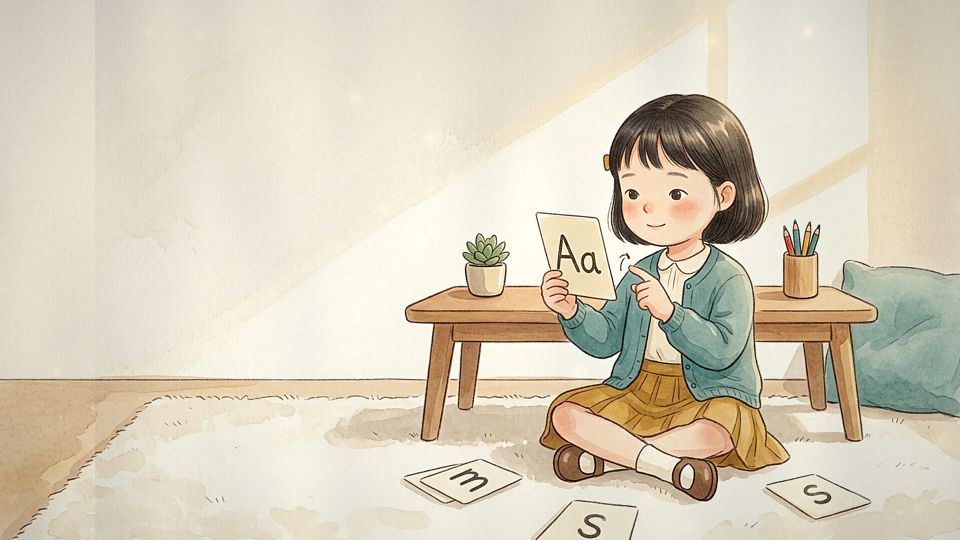
#> input picture assets/animation/stills/milestone-1-0.80s.png, 1920 x 1080 px (shown at 1/2 size)
$ python label_guide.py
#> lines starting #> are read from the running program, lines starting #| are printed output that depends on the picture
#!/usr/bin/env python3
"""Generate a label-placement guide: where each milestone leaves clean ivory space."""

import os

import numpy as np
from PIL import Image, ImageDraw

HERE = os.path.dirname(os.path.abspath(__file__))
ROOT = os.path.abspath(os.path.join(HERE, "..", ".."))
STILLS = os.path.join(ROOT, "assets", "animation", "stills")
OUT = os.path.join(ROOT, "assets", "animation", "label-safe-areas.png")

# clean-paper rectangles in 0..1 frame coords, derived from the rendered stills
ZONES = [
    # (x0, y0, x1, y1) — deliberately conservative, well clear of the artwork
    (0.030, 0.060, 0.450, 0.470),
    (0.030, 0.200, 0.415, 0.520),
    (0.625, 0.120, 0.970, 0.530),
    (0.030, 0.060, 0.365, 0.430),
    (0.030, 0.060, 0.510, 0.395),
]
CAPTIONS = [
    "1  Letter sounds",
    "2  Blending  c-a-t",
    "3  Phonics patterns",
    "4  Beginner reader",
    "5  Chapter book",
]

CELL_W, CELL_H = 768, 432
PAD = 26
INK = (62, 74, 72)
TEAL = (52, 104, 100)
MUSTARD = (176, 137, 55)
IVORY = (247, 242, 229)


def dashed(draw, box, colour, width=3, dash=14, gap=9):
    x0, y0, x1, y1 = box
    for (ax, ay, bx, by) in ((x0, y0, x1, y0), (x1, y0, x1, y1),
                             (x1, y1, x0, y1), (x0, y1, x0, y0)):
        length = max(abs(bx - ax), abs(by - ay))
        steps = max(int(length // (dash + gap)), 1)
        for s in range(steps + 1):
            t0 = s * (dash + gap) / length
            t1 = min((s * (dash + gap) + dash) / length, 1.0)
            draw.line(
                [ax + (bx - ax) * t0, ay + (by - ay) * t0,
                 ax + (bx - ax) * t1, ay + (by - ay) * t1],
                fill=colour, width=width,
            )


def main() -> int:
    files = sorted(os.listdir(STILLS))
    cols, rows = 3, 2
    W = PAD + cols * (CELL_W + PAD)
    H = 120 + PAD + rows * (CELL_H + PAD + 34)
    sheet = Image.new("RGB", (W, H), IVORY)
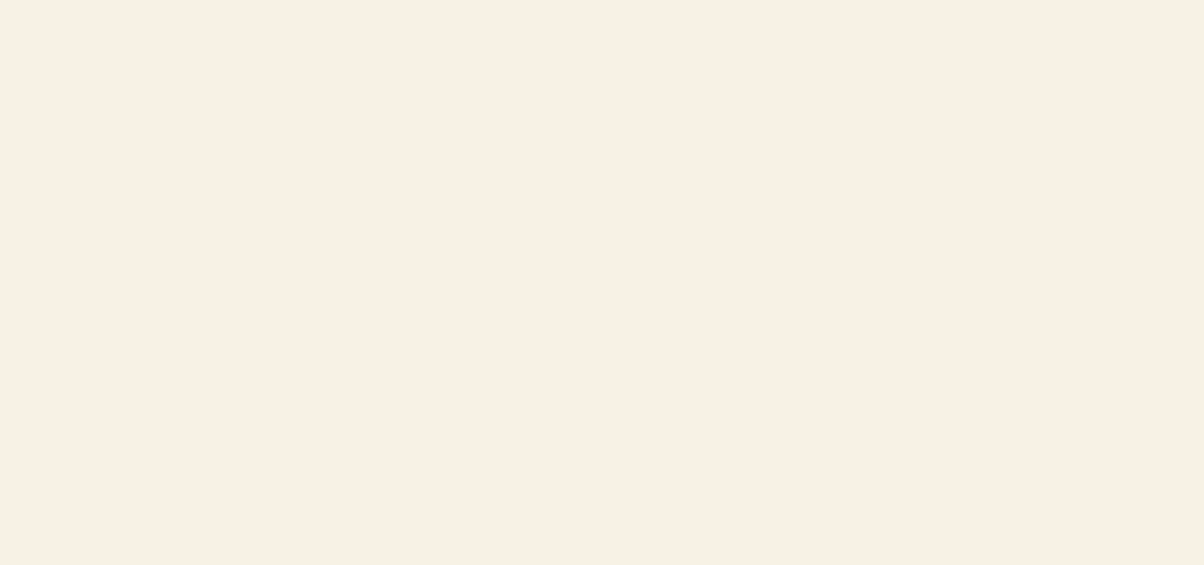
#> sheet: PIL image 2408x1130 RGB (shown at 1/2 size); mean R, G, B 247, 242, 229
    d = ImageDraw.Draw(sheet)

    d.text((PAD, 34), "FROM PHONICS TO READING  -  label safe areas (16:9, 1920x1080)",
           fill=INK)
    d.text((PAD, 62), "dashed box = clean paper reserved for your text; nothing in the "
                      "animation enters it except drifting dust motes",
           fill=(110, 118, 112))

    for i, f in enumerate(files):
        im = Image.open(os.path.join(STILLS, f)).convert("RGB").resize(
            (CELL_W, CELL_H), Image.LANCZOS)
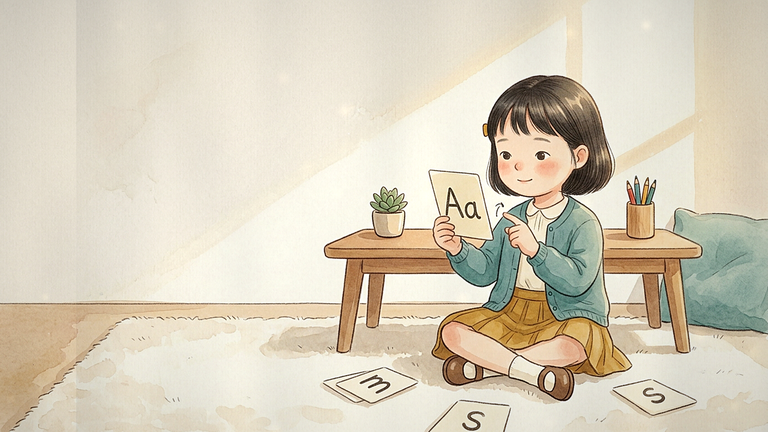
#> im: PIL image 768x432 RGB; mean R, G, B 215.5, 206.6, 187
        cx = PAD + (i % cols) * (CELL_W + PAD)
        cy = 120 + PAD + (i // cols) * (CELL_H + PAD + 34)
        sheet.paste(im, (cx, cy))
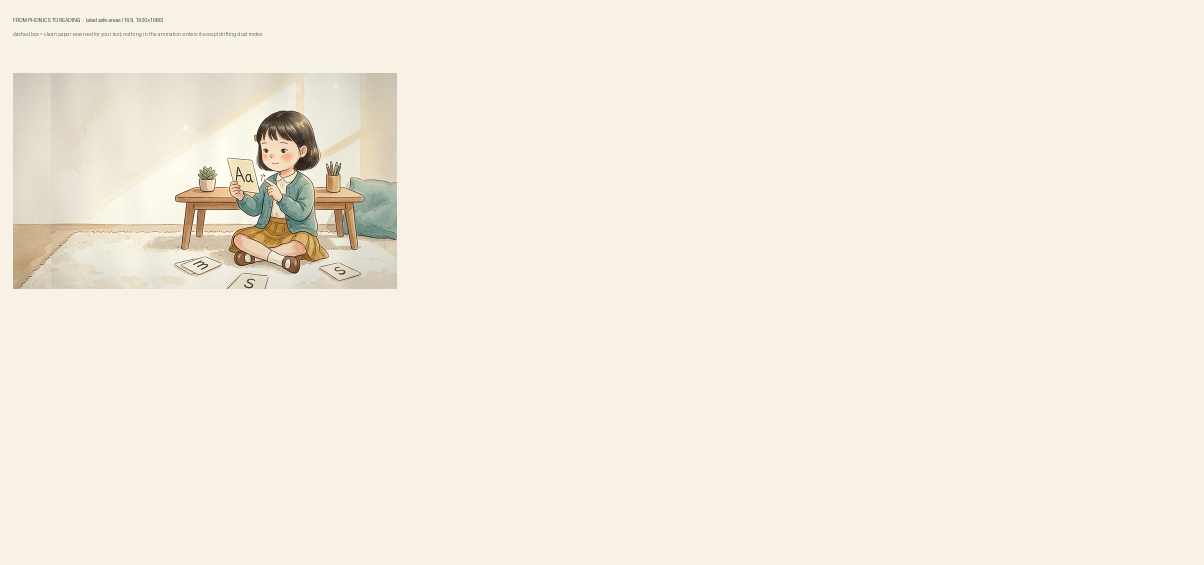
#> sheet: PIL image 2408x1130 RGB (shown at 1/2 size); mean R, G, B 243.1, 237.6, 223.8
        zx0, zy0, zx1, zy1 = ZONES[i]
        dashed(d, (cx + zx0 * CELL_W, cy + zy0 * CELL_H,
                   cx + zx1 * CELL_W, cy + zy1 * CELL_H), TEAL)
        d.rectangle([cx, cy + CELL_H - 30, cx + 210, cy + CELL_H], fill=IVORY)
        d.text((cx + 4, cy + CELL_H - 26), CAPTIONS[i], fill=MUSTARD)
        d.text((cx + CELL_W - 150, cy + CELL_H - 26), f"{i * 1.6:.1f}s - {(i + 1) * 1.6:.1f}s",
               fill=(120, 126, 120))
#> pass 2 of the loop in main, `for i, f in enumerate(files):`:
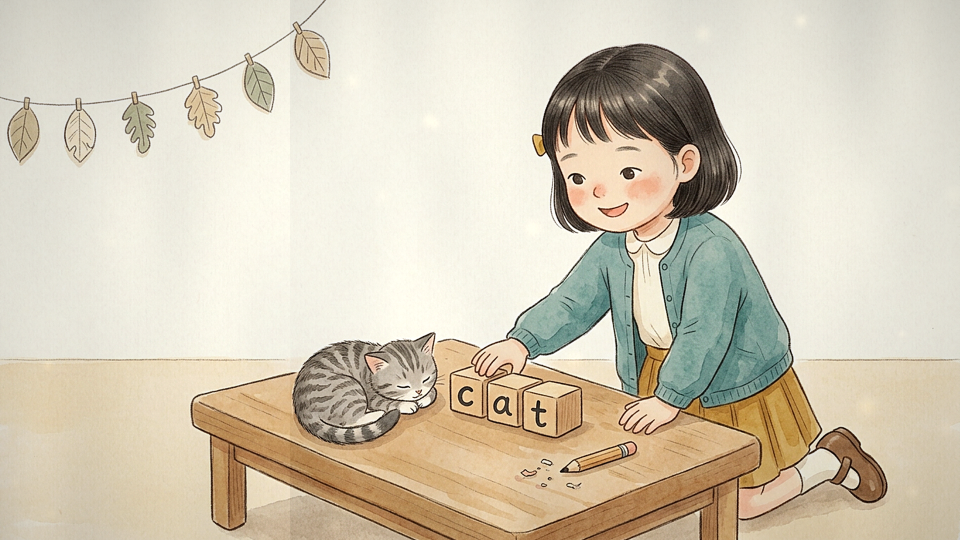
#> input picture assets/animation/stills/milestone-2-2.40s.png, 1920 x 1080 px (shown at 1/2 size)
#> in main, `im = Image.open(os.path.join(STILLS, f)).convert("RGB").resize( (CELL_..`:
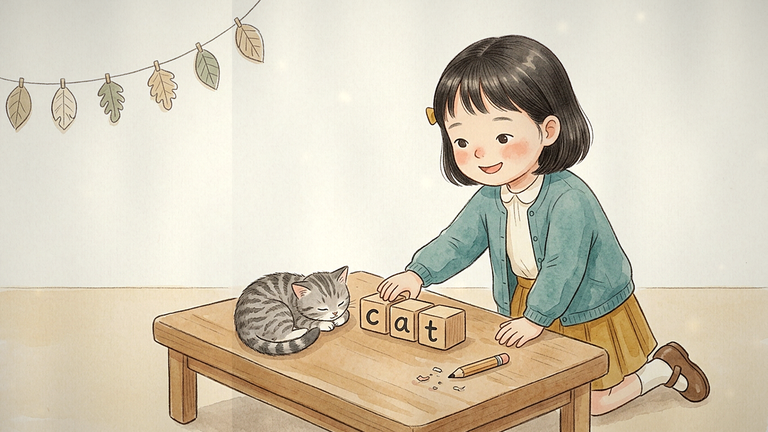
#> im: PIL image 768x432 RGB; mean R, G, B 211.4, 202.1, 182.2
#> in main, `sheet.paste(im, (cx, cy))`:
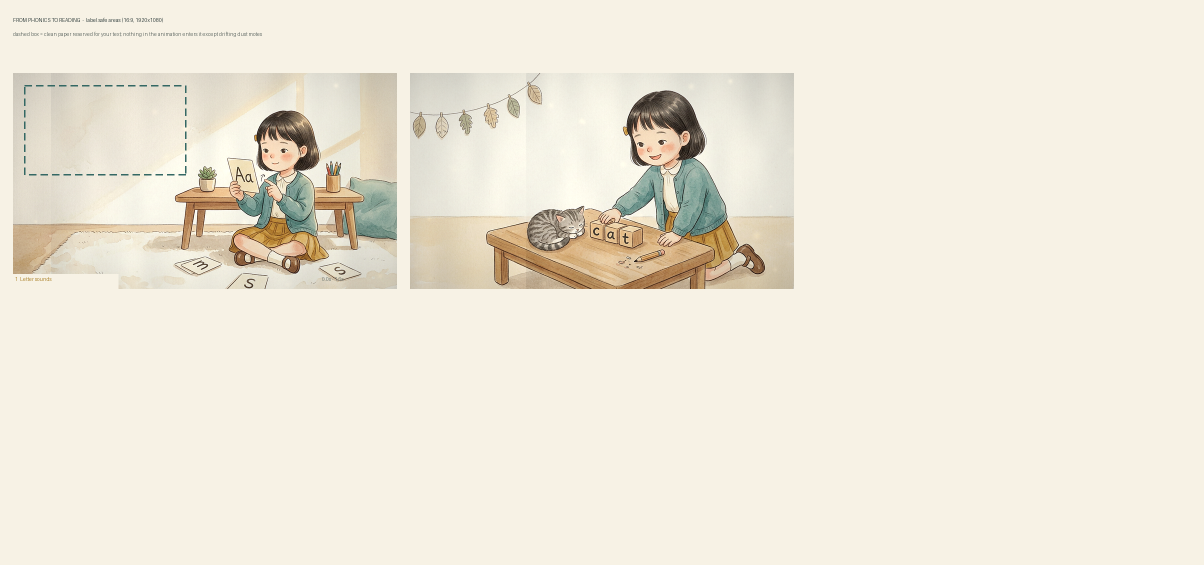
#> sheet: PIL image 2408x1130 RGB (shown at 1/2 size); mean R, G, B 238.7, 232.7, 218.1
#> pass 3 of the loop in main, `for i, f in enumerate(files):`:
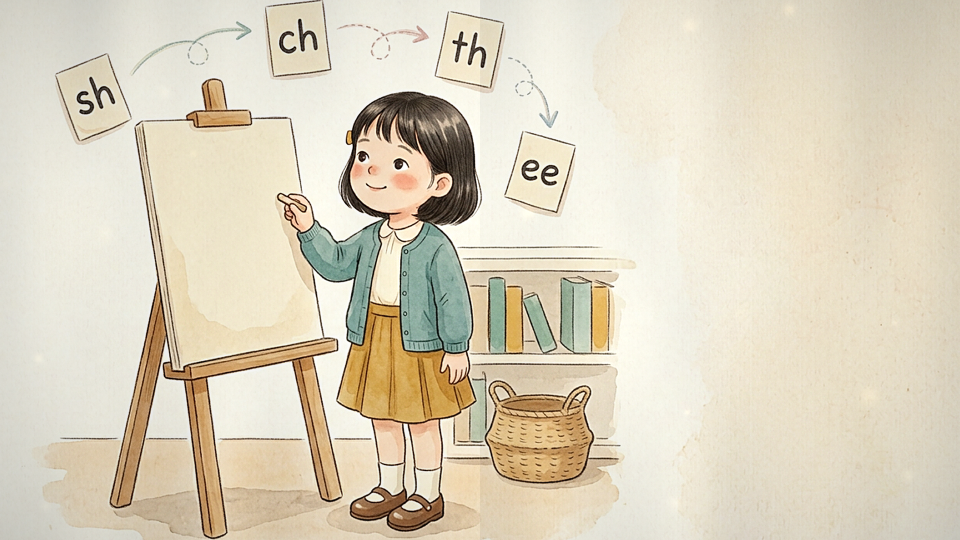
#> input picture assets/animation/stills/milestone-3-4.00s.png, 1920 x 1080 px (shown at 1/2 size)
#> in main, `im = Image.open(os.path.join(STILLS, f)).convert("RGB").resize( (CELL_..`:
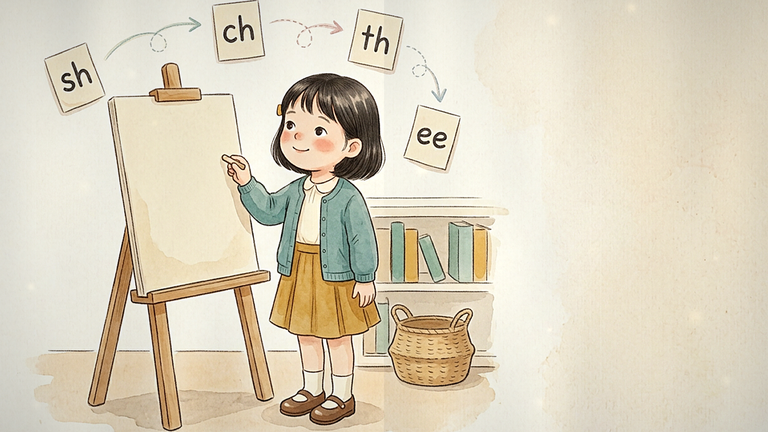
#> im: PIL image 768x432 RGB; mean R, G, B 219.6, 210.5, 189.7
#> in main, `sheet.paste(im, (cx, cy))`:
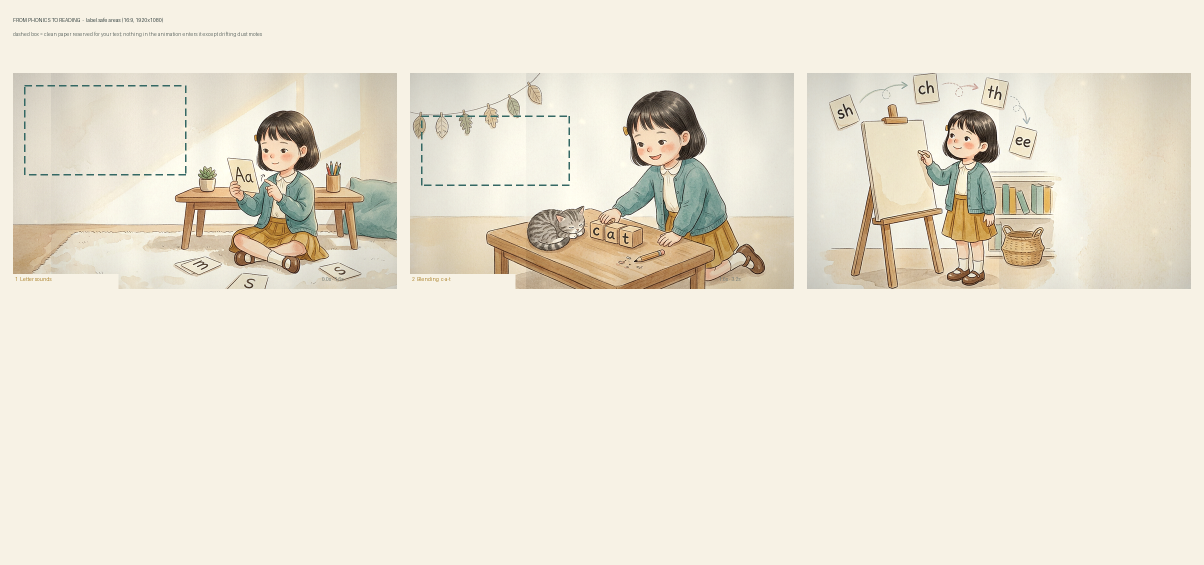
#> sheet: PIL image 2408x1130 RGB (shown at 1/2 size); mean R, G, B 235.3, 228.9, 213.4

    d.text((PAD, H - 34),
           "Timing: 8.00 s loop at 24 fps  -  5 milestones x 1.60 s  -  0.60 s page-turn "
           "wipes back to milestone 1",
           fill=INK)
    sheet.save(OUT)
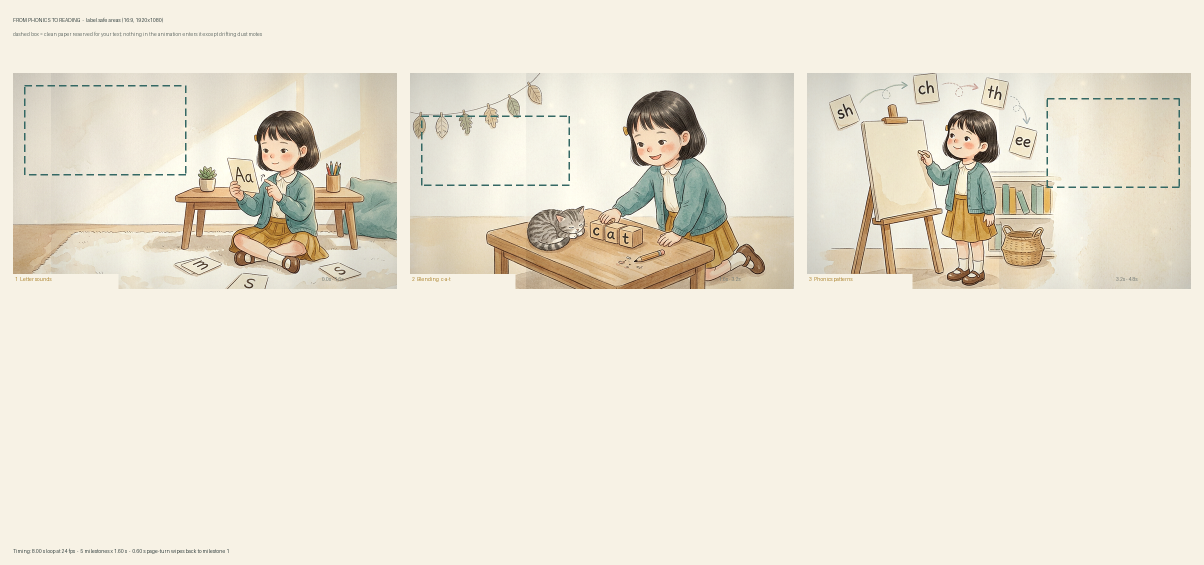
#> saved as label-safe-areas.png: PIL image 2408x1130 RGB (shown at 1/2 size); mean R, G, B 235.2, 228.9, 213.4
    print("wrote", OUT, sheet.size)
#| wrote assets/animation/label-safe-areas.png (2408, 1130)
    return 0


if __name__ == "__main__":
    raise SystemExit(main())
#> (the program exits here)
